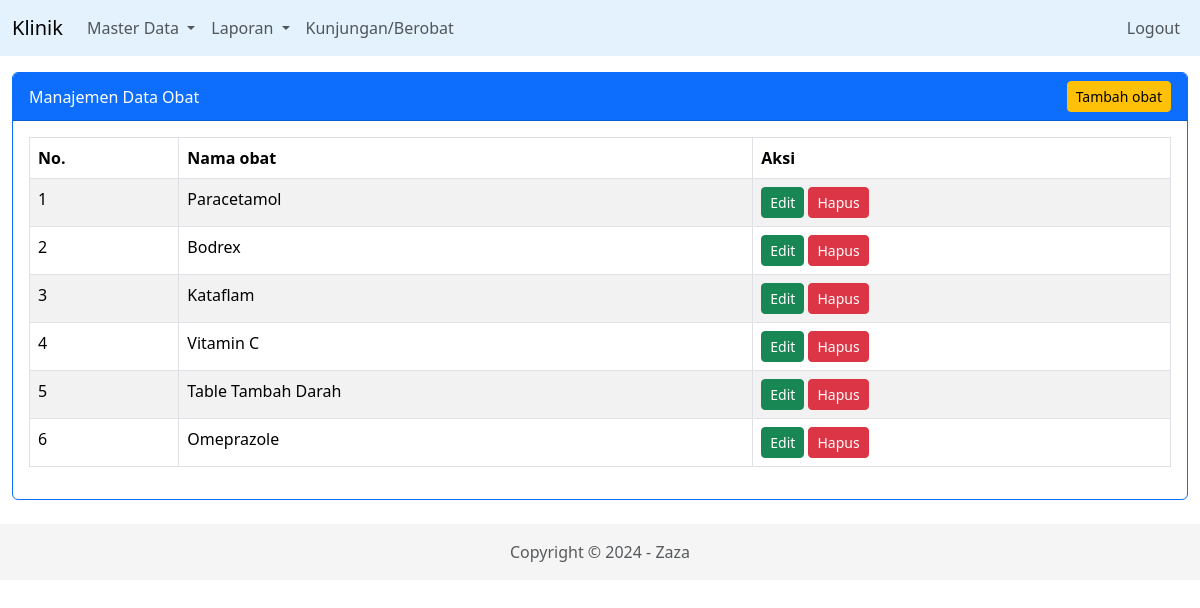
Page /index.php/obat on the committed database.
### tables this page shows
CREATE TABLE `obat` (
  `id_obat` int NOT NULL,
  `nama_obat` varchar(100) DEFAULT NULL
);

### application/controllers/Obat.php (called while the page is built, shortened)
<?php
class Obat extends CI_Controller {
    function __construct(){
        $this->load->model('m_obat');
    }
    public function index(){
        $data['title'] = "Manajemen Data Obat";
        $data['obats'] = $this->m_obat->tampil_data()->result_array();
        $this->load->view('v_header', $data);
        $this->load->view('obat/data_obat', $data);
        $this->load->view('v_footer');
    }
}

### index.php (called while the page is built, shortened)
<?php
require_once BASEPATH.'core/CodeIgniter.php';

### application/models/m_obat.php (called while the page is built, shortened)
<?php
class m_obat extends CI_Model{
    function tampil_data(){
        return $this->db->get('obat');
    }
}

### application/views/obat/data_obat.php (the view)
<section class="konten mt-2">
    <div class="container-fluid">
        <div class="card border-primary">
            <div class="card-header bg-primary text-white d-flex justify-content-between align-items-center">
                <span><?= $title; ?></span>
                <a href="<?= base_url('obat/tambah') ?>" class="btn btn-warning btn-sm">Tambah obat</a>
            </div>
            <div class="card-body">
                <div class="table-responsive">
                    <table class="table table-bordered table-striped">
                        <thead>
                            <tr>
                                <th>No.</th>
                                <th>Nama obat</th>
                                <th>Aksi</th>
                            </tr>
                        </thead>
                        <tbody>
                            <?php $no = 1; foreach($obats as $us){?>
                                <tr>
                                    <td><?= $no ?></td>
                                    <td><?= $us['nama_obat'] ?></td>
                                    <td>
                                        <a href="<?= base_url(). 'obat/edit/'.$us['id_obat'] ?>" class="btn btn-success btn-sm">Edit</a>
                                        <a href="<?= base_url(). 'obat/hapus/'.$us['id_obat'] ?>" onClick="return confrim('Yakin ingin menghapus ini?')" class="btn btn-danger btn-sm">Hapus</a>
                                    </td>
                                </tr>
                            <?php $no++; }?>
                        </tbody>
                    </table>
                </div>
            </div>
        </div>
    </div>
</section>

### rows in the picture
obat: nama_obat "Paracetamol"
obat: nama_obat "Bodrex"
obat: nama_obat "Kataflam"
obat: nama_obat "Vitamin C"
obat: nama_obat "Table Tambah Darah"
obat: nama_obat "Omeprazole"

### other values in the picture
$title "Manajemen Data Obat"
